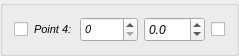
                <widget class="QGroupBox" name="gbx_p4">
                 <property name="enabled">
                  <bool>true</bool>
                 </property>
                 <property name="maximumSize">
                  <size>
                   <width>16777215</width>
                   <height>40</height>
                  </size>
                 </property>
                 <property name="title">
                  <string/>
                 </property>
                 <layout class="QHBoxLayout" name="horizontalLayout_29">
                  <item>
                   <widget class="QCheckBox" name="chx_perp_p4">
                    <property name="minimumSize">
                     <size>
                      <width>0</width>
                      <height>14</height>
                     </size>
                    </property>
                    <property name="maximumSize">
                     <size>
                      <width>14</width>
                      <height>16777215</height>
                     </size>
                    </property>
                    <property name="toolTip">
                     <string>La deuxième case cochée dans cette colonne
possédera la même valeur de chainage que la
première case cochée de cette même colonne.</string>
                    </property>
                    <property name="text">
                     <string/>
                    </property>
                   </widget>
                  </item>
                  <item>
                   <widget class="QLabel" name="label_24">
                    <property name="sizePolicy">
                     <sizepolicy hsizetype="Fixed" vsizetype="Preferred">
                      <horstretch>0</horstretch>
                      <verstretch>0</verstretch>
                     </sizepolicy>
                    </property>
                    <property name="minimumSize">
                     <size>
                      <width>40</width>
                      <height>0</height>
                     </size>
                    </property>
                    <property name="maximumSize">
                     <size>
                      <width>40</width>
                      <height>16777215</height>
                     </size>
                    </property>
                    <property name="font">
                     <font>
                      <pointsize>8</pointsize>
                      <weight>50</weight>
                      <italic>true</italic>
                      <bold>false</bold>
                     </font>
                    </property>
                    <property name="text">
                     <string>Point 4:</string>
                    </property>
                   </widget>
                  </item>
                  <item>
                   <widget class="QDoubleSpinBox" name="spx_chainage_Pol_4">
                    <property name="sizePolicy">
                     <sizepolicy hsizetype="Preferred" vsizetype="Fixed">
                      <horstretch>0</horstretch>
                      <verstretch>0</verstretch>
                     </sizepolicy>
                    </property>
                    <property name="minimumSize">
                     <size>
                      <width>0</width>
                      <height>25</height>
                     </size>
                    </property>
                    <property name="font">
                     <font>
                      <pointsize>8</pointsize>
                      <weight>50</weight>
                      <italic>true</italic>
                      <bold>false</bold>
                     </font>
                    </property>
                    <property name="decimals">
                     <number>0</number>
                    </property>
                    <property name="maximum">
                     <double>50000.000000000000000</double>
                    </property>
                    <property name="singleStep">
                     <double>1.000000000000000</double>
                    </property>
                   </widget>
                  </item>
                  <item>
                   <widget class="QDoubleSpinBox" name="spx_dist_Pol_4">
                    <property name="enabled">
                     <bool>true</bool>
                    </property>
                    <property name="sizePolicy">
                     <sizepolicy hsizetype="Preferred" vsizetype="Fixed">
                      <horstretch>0</horstretch>
                      <verstretch>0</verstretch>
                     </sizepolicy>
                    </property>
                    <property name="minimumSize">
                     <size>
                      <width>0</width>
                      <height>25</height>
                     </size>
                    </property>
                    <property name="maximumSize">
                     <size>
                      <width>16777215</width>
                      <height>16777215</height>
                     </size>
                    </property>
                    <property name="font">
                     <font>
                      <pointsize>9</pointsize>
                      <weight>50</weight>
                      <italic>true</italic>
                      <bold>false</bold>
                     </font>
                    </property>
                    <property name="alignment">
                     <set>Qt::AlignLeading|Qt::AlignLeft|Qt::AlignVCenter</set>
                    </property>
                    <property name="decimals">
                     <number>1</number>
                    </property>
                    <property name="minimum">
                     <double>-100.000000000000000</double>
                    </property>
                    <property name="singleStep">
                     <double>0.100000000000000</double>
                    </property>
                   </widget>
                  </item>
                  <item>
                   <widget class="QCheckBox" name="chx_para_p4">
                    <property name="minimumSize">
                     <size>
                      <width>0</width>
                      <height>14</height>
                     </size>
                    </property>
                    <property name="maximumSize">
                     <size>
                      <width>14</width>
                      <height>16777215</height>
                     </size>
                    </property>
                    <property name="toolTip">
                     <string>La deuxième case cochée dans cette colonne
possédera la même valeur de distance que la
première case cochée de cette même colonne.</string>
                    </property>
                    <property name="text">
                     <string/>
                    </property>
                   </widget>
                  </item>
                 </layout>
                </widget>
